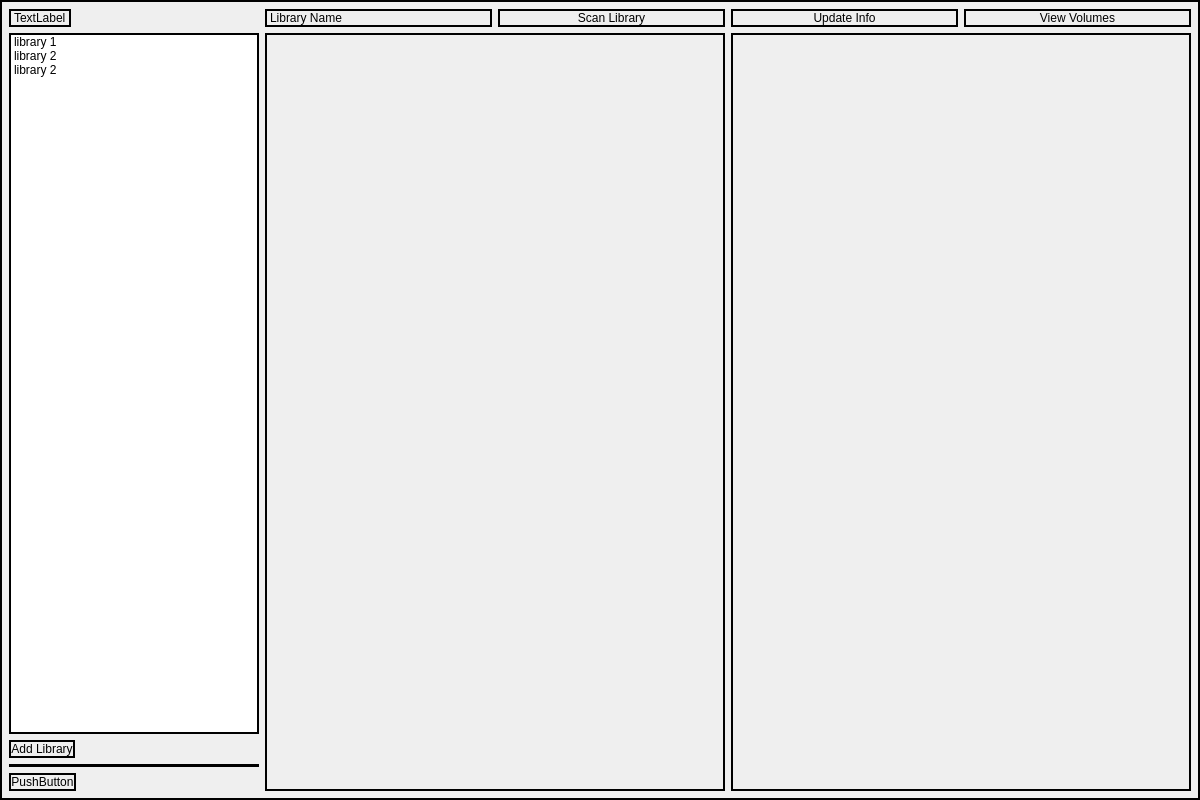
<?xml version="1.0" encoding="UTF-8"?>
<ui version="4.0">
 <class>MainWindow</class>
 <widget class="QMainWindow" name="MainWindow">
  <property name="geometry">
   <rect>
    <x>0</x>
    <y>0</y>
    <width>1200</width>
    <height>800</height>
   </rect>
  </property>
  <property name="minimumSize">
   <size>
    <width>300</width>
    <height>200</height>
   </size>
  </property>
  <property name="windowTitle">
   <string>MainWindow</string>
  </property>
  <property name="styleSheet">
   <string notr="true">border:2px solid black;</string>
  </property>
  <widget class="QWidget" name="centralwidget">
   <layout class="QHBoxLayout" name="horizontalLayout_3">
    <item>
     <layout class="QVBoxLayout" name="left_vbox">
      <item>
       <widget class="QLabel" name="header_label">
        <property name="sizePolicy">
         <sizepolicy hsizetype="Fixed" vsizetype="Fixed">
          <horstretch>0</horstretch>
          <verstretch>0</verstretch>
         </sizepolicy>
        </property>
        <property name="text">
         <string>TextLabel</string>
        </property>
       </widget>
      </item>
      <item>
       <widget class="QListWidget" name="library_list">
        <property name="sizePolicy">
         <sizepolicy hsizetype="Fixed" vsizetype="Expanding">
          <horstretch>0</horstretch>
          <verstretch>0</verstretch>
         </sizepolicy>
        </property>
        <property name="maximumSize">
         <size>
          <width>250</width>
          <height>16777215</height>
         </size>
        </property>
        <item>
         <property name="text">
          <string>library 1</string>
         </property>
        </item>
        <item>
         <property name="text">
          <string>library 2</string>
         </property>
        </item>
        <item>
         <property name="text">
          <string>library 2</string>
         </property>
        </item>
       </widget>
      </item>
      <item>
       <widget class="QPushButton" name="add_lib_btn">
        <property name="sizePolicy">
         <sizepolicy hsizetype="Fixed" vsizetype="Fixed">
          <horstretch>0</horstretch>
          <verstretch>0</verstretch>
         </sizepolicy>
        </property>
        <property name="text">
         <string>Add Library</string>
        </property>
       </widget>
      </item>
      <item>
       <widget class="Line" name="bottom_divider">
        <property name="sizePolicy">
         <sizepolicy hsizetype="Maximum" vsizetype="Fixed">
          <horstretch>0</horstretch>
          <verstretch>0</verstretch>
         </sizepolicy>
        </property>
        <property name="maximumSize">
         <size>
          <width>250</width>
          <height>16777215</height>
         </size>
        </property>
        <property name="orientation">
         <enum>Qt::Horizontal</enum>
        </property>
       </widget>
      </item>
      <item>
       <widget class="QPushButton" name="settings_btn">
        <property name="sizePolicy">
         <sizepolicy hsizetype="Fixed" vsizetype="Fixed">
          <horstretch>0</horstretch>
          <verstretch>0</verstretch>
         </sizepolicy>
        </property>
        <property name="text">
         <string>PushButton</string>
        </property>
       </widget>
      </item>
     </layout>
    </item>
    <item>
     <layout class="QVBoxLayout" name="right_vbox">
      <item>
       <layout class="QHBoxLayout" name="library_hbox">
        <item>
         <widget class="QLabel" name="library_name">
          <property name="text">
           <string>Library Name</string>
          </property>
         </widget>
        </item>
        <item>
         <widget class="QPushButton" name="scan_btn">
          <property name="text">
           <string>Scan Library</string>
          </property>
         </widget>
        </item>
        <item>
         <widget class="QPushButton" name="update_btn">
          <property name="text">
           <string>Update Info</string>
          </property>
         </widget>
        </item>
        <item>
         <widget class="QPushButton" name="view_volumes_btn">
          <property name="text">
           <string>View Volumes</string>
          </property>
         </widget>
        </item>
       </layout>
      </item>
      <item>
       <layout class="QGridLayout" name="series_grid">
        <item row="0" column="0">
         <widget class="QFrame" name="frame">
          <property name="frameShape">
           <enum>QFrame::StyledPanel</enum>
          </property>
          <property name="frameShadow">
           <enum>QFrame::Raised</enum>
          </property>
         </widget>
        </item>
        <item row="0" column="1">
         <widget class="QFrame" name="frame_2">
          <property name="frameShape">
           <enum>QFrame::StyledPanel</enum>
          </property>
          <property name="frameShadow">
           <enum>QFrame::Raised</enum>
          </property>
         </widget>
        </item>
       </layout>
      </item>
     </layout>
    </item>
   </layout>
  </widget>
 </widget>
 <resources/>
 <connections/>
</ui>
